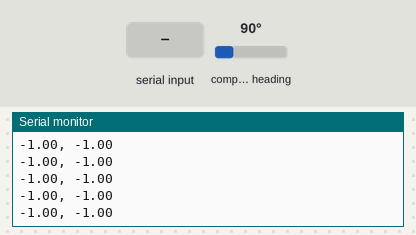
A sketch run on a simulated Arduino Uno, built with avr-gcc and run on an emulated ATmega328P. On the bench: the last lines printed to the serial monitor. The inputs (shaded band) are chosen by the test bench; at power-on: compass heading 90°.

Above: at 1.2 s.
1.3 s: compass heading set to 180°
At 1.9 s:
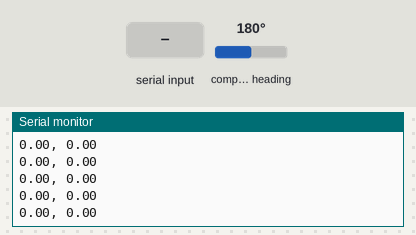
4.3 s: "y\n" received over Serial
5.8 s: byte 120 ('x') received over Serial
7.3 s: byte 103 ('g') received over Serial
At 8.2 s:
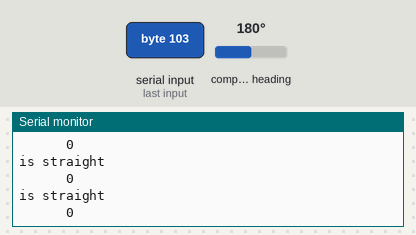

Measured:
- after the input at 1.3 s, the serial monitor: prints a new line after 0.08 s (image 1)
- after the input at 7.3 s, the serial monitor: prints a new line after 0.07 s (image 2)

The sketch:

uno-nano-compass-nanover-no-println.ino
```cpp
#include <NeoSWSerial.h>
#include <Wire.h>
#include <Adafruit_Sensor.h>
#include <Adafruit_HMC5883_U.h>

//Constants (buttons)
const int txHc12 = 2; //green tx
const int rxHc12 = 3; //blue received

String message = "";

float maxX = 0;
float maxY = 0;
float minX = 1000;
float minY = 1000;

float halfX = 0.0;
float halfY = 0.0;

float savedX = 0;
float savedY = 0;

int savedDirection = 0;

bool isDeployed = false;

NeoSWSerial HC12(txHc12, rxHc12); // (Green TX, Blue RX)
Adafruit_HMC5883_Unified mag = Adafruit_HMC5883_Unified(12345);

void setup() {
  Serial.begin(9600);
  HC12.begin(9600);
  HC12.listen();
  Serial.println("Initializing nano...");

  if(!mag.begin())
  {
    /* There was a problem detecting the HMC5883 ... check your connections */
    Serial.println("Ooops, no HMC5883 detected ... Check your wiring!");
    while(1);
  }
}

void loop() {

  if(HC12.available()) {
    char letter = HC12.read();
    if(letter == '\n') {
      message += '\n';
      Serial.println(message);
      message = "";
    } else {
      message += letter;
    }
  }

  sensors_event_t event;
  mag.getEvent(&event);
  float heading = atan2(event.magnetic.y, event.magnetic.x);

  if(maxY < event.magnetic.y) maxY = event.magnetic.y;
  if(minY > event.magnetic.y) minY = event.magnetic.y;

  if(maxX < event.magnetic.x) maxX = event.magnetic.x;
  if(minX > event.magnetic.x) minX = event.magnetic.x;

  float headingX = map(event.magnetic.x, minX, maxX, 0, 180);
  float headingY = map(event.magnetic.y, minY, maxY, 0, 180);

  if(Serial.available()) {
    char letter = Serial.read();
    if(letter == 'y') {
      halfY = headingY;
      Serial.print("halfY: ");
      Serial.println(halfY);
    } else if(letter == 'x') {
      halfX = headingX;
      Serial.print("halfX: ");
      Serial.println(halfX);
    } else if(letter == 'g') {
      isDeployed = !isDeployed;
      savedX = headingX;
      savedY = headingY;
      savedDirection = getDirection(savedX, savedY);
    }
  }

  if(!isDeployed) {
    Serial.print(headingX);
    Serial.print(", ");
    Serial.println(headingY);
  }

  if(isDeployed) {
    int direction = getDirection(headingX, headingY);
    float allowance = 5;
    bool isStraight = (direction == savedDirection) && (abs(headingX-savedX) < allowance) && (abs(headingY-savedY) < allowance);

    Serial.print("\t\t\t");
    Serial.println(direction);
    if(!isStraight) {
      if(direction < savedDirection) {
        Serial.println("right++");
      } else if(direction > savedDirection) {
        Serial.println("left++");
      } else {
        Serial.println("is straight");
      }
    } else {
      Serial.println("is straight");
    }
  }
}

int getDirection(float headingX, float headingY) {
  float allowance = 10;
  if(headingX <= halfX && abs(headingY-halfY) < allowance) {
    // Serial.println("North");
    return 0;
  } else if(headingX <= halfX && headingY >= halfY) {
    // Serial.println("North west");
    return 1;
  } else if(abs(headingX-halfX) < allowance && headingY >= halfY) {
    // Serial.println("West");
    return 2;
  } else if(headingX >= halfX && headingY >= halfY) {
    // Serial.println("South west");
    return 3;
  } else if(headingX >= halfX && abs(headingY-halfY) < allowance) {
    // Serial.println("South");
    return 4;
  } else if(headingX >= halfX && headingY <= halfY) {
    // Serial.println("South east");
    return -3;
  } else if(abs(headingX-halfX) < allowance && headingY <= halfY) {
    // Serial.println("East");
    return -2;
  } else if(headingX <= halfX && headingY <= halfY) {
    // Serial.println("North east");
    return -1;
  }

  return 0;
}
```
